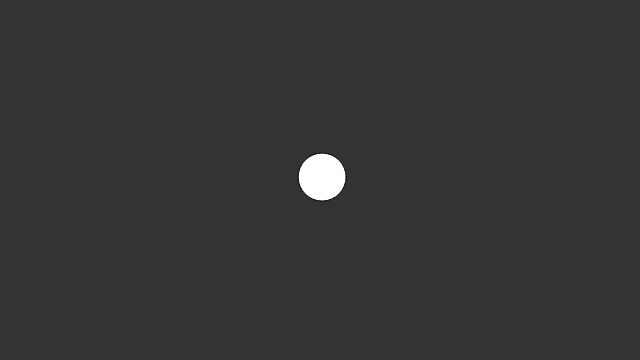
Frame 1 (no input)
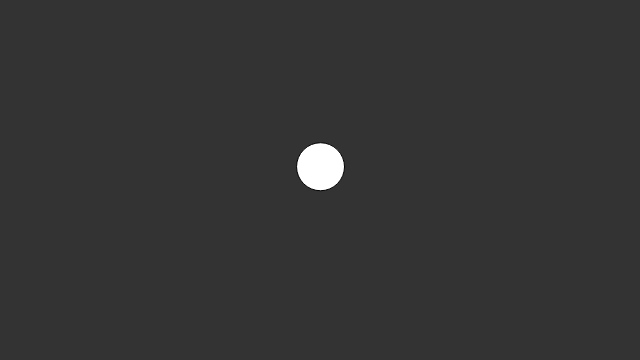
Frame 60 (no input)
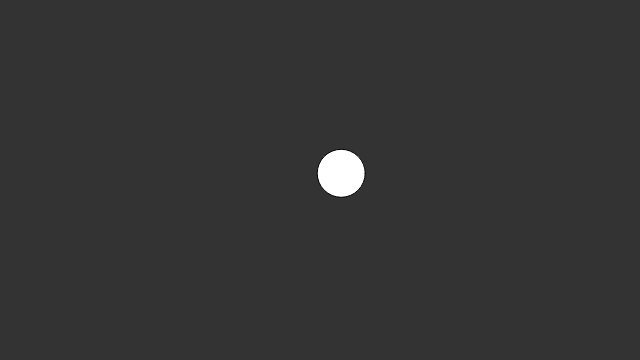
Frame 120 (the mouse pressed at the canvas centre since frame 60)

The p5.js sketch that drew these frames (run headless with seeded random() and noise() and a simulated clock; from frame 60 on, the mouse is pressed at the canvas centre):

// p5.js sketch
// ── sketch.js
var flock;

var text;

var w;

function setup() {
  createCanvas(640,360);

  w = new Walker();
}
  //createP("boids");

  //flock = new Flock();
  // Add an initial set of boids into the system
  //for (var i = 0; i < 100; i++) {
//    var b = new Boid(width/2,height/2);
//    flock.addBoid(b);
  //}

function draw() {
  background(51);
  //flock.run();
  w.walk();
  w.display();

}

function Walker() {

    this.pos = createVector(width/2, height/2);

    this.walk = function() {
        this.vel = createVector(random(-5, 5), random(-5, 5))
        this.pos = this.pos.add(this.vel);
    }
    this.display = function() {
        fill(255);
        ellipse(this.pos.x, this.pos.y, 48, 48);
    }
}

// Boid class
// Methods for Separation, Cohesion, Alignment added

function Boid(x,y) {
//  this.acceleration = createVector(0,0);
  this.velocity = createVector(random(-1,1),random(-1,1));
  this.position = createVector(x,y);
  this.r = 3.0;
 // this.maxspeed = 3;    // Maximum speed
 // this.maxforce = 0.05; // Maximum steering force
}
